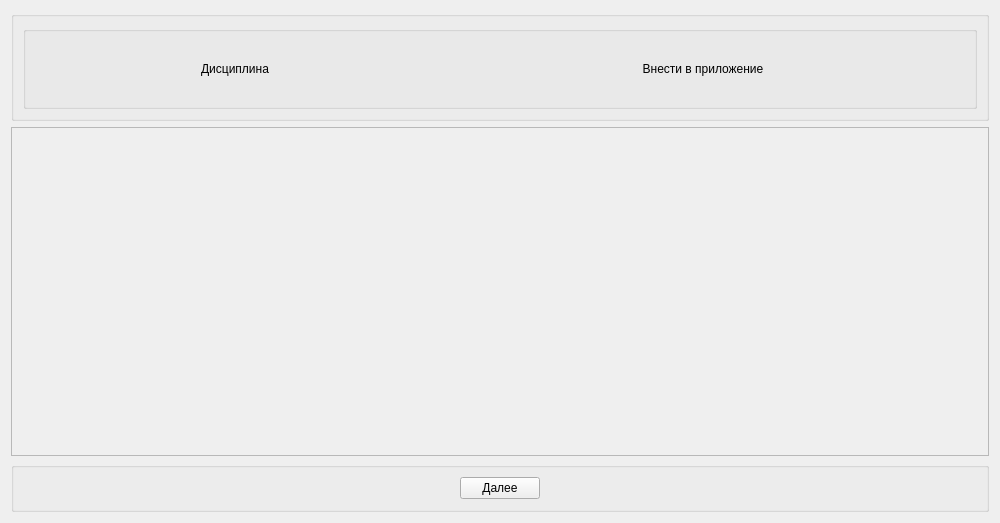
<?xml version="1.0" encoding="UTF-8"?>
<ui version="4.0">
 <class>examCheckWindow</class>
 <widget class="QWidget" name="examCheckWindow">
  <property name="geometry">
   <rect>
    <x>0</x>
    <y>0</y>
    <width>1000</width>
    <height>523</height>
   </rect>
  </property>
  <property name="windowTitle">
   <string>Form</string>
  </property>
  <layout class="QVBoxLayout" name="verticalLayout_3">
   <item>
    <widget class="QGroupBox" name="groupBox_3">
     <property name="sizePolicy">
      <sizepolicy hsizetype="Minimum" vsizetype="Minimum">
       <horstretch>0</horstretch>
       <verstretch>0</verstretch>
      </sizepolicy>
     </property>
     <property name="maximumSize">
      <size>
       <width>16777215</width>
       <height>110</height>
      </size>
     </property>
     <property name="title">
      <string/>
     </property>
     <layout class="QHBoxLayout" name="horizontalLayout">
      <item>
       <widget class="QGroupBox" name="groupBox">
        <property name="sizePolicy">
         <sizepolicy hsizetype="Minimum" vsizetype="Minimum">
          <horstretch>0</horstretch>
          <verstretch>0</verstretch>
         </sizepolicy>
        </property>
        <property name="maximumSize">
         <size>
          <width>16777215</width>
          <height>100</height>
         </size>
        </property>
        <property name="title">
         <string/>
        </property>
        <layout class="QVBoxLayout" name="verticalLayout_4">
         <item>
          <layout class="QHBoxLayout" name="horizontalLayout_2">
           <item>
            <widget class="QLabel" name="label_6">
             <property name="sizePolicy">
              <sizepolicy hsizetype="Fixed" vsizetype="Minimum">
               <horstretch>0</horstretch>
               <verstretch>0</verstretch>
              </sizepolicy>
             </property>
             <property name="minimumSize">
              <size>
               <width>400</width>
               <height>0</height>
              </size>
             </property>
             <property name="maximumSize">
              <size>
               <width>400</width>
               <height>100</height>
              </size>
             </property>
             <property name="text">
              <string>Дисциплина</string>
             </property>
             <property name="alignment">
              <set>Qt::AlignCenter</set>
             </property>
             <property name="wordWrap">
              <bool>true</bool>
             </property>
            </widget>
           </item>
           <item>
            <widget class="QLabel" name="label">
             <property name="text">
              <string>Внести в приложение</string>
             </property>
             <property name="alignment">
              <set>Qt::AlignCenter</set>
             </property>
            </widget>
           </item>
          </layout>
         </item>
        </layout>
       </widget>
      </item>
     </layout>
    </widget>
   </item>
   <item>
    <widget class="QScrollArea" name="scrollArea">
     <property name="sizePolicy">
      <sizepolicy hsizetype="Minimum" vsizetype="Minimum">
       <horstretch>0</horstretch>
       <verstretch>0</verstretch>
      </sizepolicy>
     </property>
     <property name="widgetResizable">
      <bool>true</bool>
     </property>
     <widget class="QWidget" name="scrollAreaWidgetContents">
      <property name="geometry">
       <rect>
        <x>0</x>
        <y>0</y>
        <width>980</width>
        <height>331</height>
       </rect>
      </property>
      <layout class="QVBoxLayout" name="verticalLayout_2">
       <item>
        <layout class="QVBoxLayout" name="verticalLayout"/>
       </item>
      </layout>
     </widget>
    </widget>
   </item>
   <item>
    <widget class="QGroupBox" name="groupBox_2">
     <property name="maximumSize">
      <size>
       <width>16777215</width>
       <height>50</height>
      </size>
     </property>
     <property name="title">
      <string/>
     </property>
     <layout class="QHBoxLayout" name="horizontalLayout_3">
      <item>
       <layout class="QHBoxLayout" name="horizontalLayout_4">
        <item>
         <spacer name="horizontalSpacer">
          <property name="orientation">
           <enum>Qt::Horizontal</enum>
          </property>
          <property name="sizeHint" stdset="0">
           <size>
            <width>40</width>
            <height>20</height>
           </size>
          </property>
         </spacer>
        </item>
        <item>
         <widget class="QPushButton" name="nextButton">
          <property name="text">
           <string>Далее</string>
          </property>
         </widget>
        </item>
        <item>
         <spacer name="horizontalSpacer_2">
          <property name="orientation">
           <enum>Qt::Horizontal</enum>
          </property>
          <property name="sizeHint" stdset="0">
           <size>
            <width>40</width>
            <height>20</height>
           </size>
          </property>
         </spacer>
        </item>
       </layout>
      </item>
     </layout>
    </widget>
   </item>
  </layout>
 </widget>
 <resources/>
 <connections/>
</ui>
